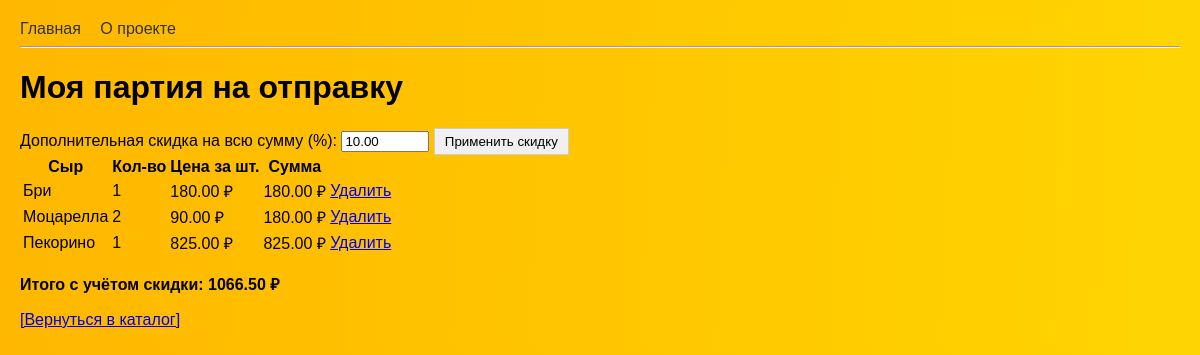
The app's page /cart/ (signed in) with its own data.
### catalog/models.py (models this page shows, shortened)
class Cart(models.Model):
    user = models.ForeignKey(
        User, on_delete=models.CASCADE, related_name='carts', verbose_name='Менеджер'
    )
    created_at = models.DateTimeField(auto_now_add=True, verbose_name='Создано')
    updated_at = models.DateTimeField(auto_now=True, verbose_name='Обновлено')
    extra_discount_percent = models.DecimalField(
        max_digits=5, decimal_places=2, default=0,
        verbose_name='Дополнительная скидка на заказ (%)',
        validators=[MinValueValidator(0), MaxValueValidator(100)]
    )
    def get_total(self) -> Decimal:
        total = sum(item.get_total() for item in self.items.all())
        if self.extra_discount_percent:
            total = round(total * (Decimal(1) - self.extra_discount_percent / Decimal(100)), 2)
        return total
    class Meta:
        verbose_name = 'Партия (корзина)'
        verbose_name_plural = 'Партии (корзины)'

class CartItem(models.Model):
    cart = models.ForeignKey(Cart, on_delete=models.CASCADE, related_name='items')
    cheese = models.ForeignKey(Cheese, on_delete=models.PROTECT, verbose_name='Сыр')
    quantity = models.PositiveIntegerField(default=1, verbose_name='Количество')
    def get_price(self) -> Decimal:
        return self.cheese.get_price_for_quantity(self.quantity)
    def get_total(self) -> Decimal:
        return self.get_price() * Decimal(self.quantity)
    class Meta:
        verbose_name = 'Позиция партии'
        verbose_name_plural = 'Позиции партии'

class Cheese(models.Model):
    name = models.CharField(max_length=200, verbose_name='Название')
    milk_type = models.ForeignKey(
        MilkType, on_delete=models.PROTECT, verbose_name='Тип молока', related_name='cheeses'
    )
    fat_content = models.FloatField(
        verbose_name='Жирность, %',
        validators=[MinValueValidator(0.0), MaxValueValidator(70.0)]
    )
    weight = models.FloatField(
        null=True, blank=True, verbose_name='Вес, г',
        validators=[MinValueValidator(0.0)]
    )
    is_hard = models.BooleanField(verbose_name='Твёрдый')
    has_mold = models.BooleanField(default=False, verbose_name='С плесенью')
    price = models.DecimalField(
        max_digits=10, decimal_places=2, default=0,
        verbose_name='Цена за единицу'
    )
    small_wholesale_price = models.DecimalField(
        max_digits=10, decimal_places=2, default=0,
        verbose_name='Цена мелкого опта'
    )
    small_wholesale_quantity = models.PositiveIntegerField(
        default=1, verbose_name='От кол-ва для мелкого опта'
    )
    large_wholesale_price = models.DecimalField(
        max_digits=10, decimal_places=2, default=0,
        verbose_name='Цена крупного опта'
    )
    large_wholesale_quantity = models.PositiveIntegerField(
        default=10, verbose_name='От кол-ва для крупного опта'
    )
    def get_price_for_quantity(self, quantity: int) -> Decimal:
        if quantity >= self.large_wholesale_quantity:
            return self.large_wholesale_price
        elif quantity >= self.small_wholesale_quantity:
            return self.small_wholesale_price
        return self.price
    class Meta:
        verbose_name = 'Сыр'
        verbose_name_plural = 'Сыры'
        ordering = ['name']

### catalog/views.py (the view)
# urls.py: path('cart/', views.my_cart, name='my_cart'),
@login_required
def my_cart(request):
    if not (is_admin(request.user) or is_sales_manager(request.user)):
        return redirect('index')
    cart, _ = Cart.objects.get_or_create(user=request.user)
    context = {
        'cart': cart,
        'total': cart.get_total(),
    }
    return render(request, 'catalog/cart.html', context)

### catalog/views.py (called while the page is built)
def is_admin(user):
    return user.is_superuser or user.is_staff

def is_sales_manager(user):
    return user.groups.filter(name='Менеджер по продажам').exists()

### catalog/templates/catalog/cart.html (shortened to what this page needs)
{% extends 'catalog/base.html' %}
{% block content %}
    <h1>Моя партия на отправку</h1>
    <form method="post" action="{% url 'update_cart_discount' %}">
        <label>Дополнительная скидка на всю сумму (%):
            <input type="number" name="extra_discount_percent" value="{{ cart.extra_discount_percent }}" step="0.01" min="0" max="100">
        </label>
        <button type="submit" style="cursor: pointer;">Применить скидку</button>
    </form>
    <table>
        <tr><th>Сыр</th><th>Кол-во</th><th>Цена за шт.</th><th>Сумма</th><th></th></tr>
        {% for item in cart.items.all %}
            <tr>
                <td>{{ item.cheese.name }}</td>
                <td>{{ item.quantity }}</td>
                <td>{{ item.get_price }} ₽</td>
                <td>{{ item.get_total }} ₽</td>
                <td><a href="{% url 'remove_from_cart' item.pk %}">Удалить</a></td>
            </tr>
        {% endfor %}
    </table>
    <p><strong>Итого с учётом скидки: {{ total }} ₽</strong></p>
    <a href="{% url 'index' %}">[Вернуться в каталог]</a>
{% endblock %}

### catalog/templates/catalog/base.html (style rules this page uses)
body { font-family: Arial, sans-serif; margin: 20px; background-image: linear-gradient(0.258turn,rgba(255,183,0,1) 0%,rgba(255,213,0,1) 100%); }
button, a.button { padding: 5px 10px; background: #f0f0f0; border: 1px solid #ccc; text-decoration: none; color: black; }

### records on screen
Cart: extra_discount_percent "10.00"
CartItem: cheese.name "Бри", quantity "1", get_price "180.00", get_total "180.00"
CartItem: cheese.name "Моцарелла", quantity "2", get_price "90.00", get_total "180.00"
CartItem: cheese.name "Пекорино", quantity "1", get_price "825.00", get_total "825.00"

### other values on screen
{{ total }} "1066.50"
